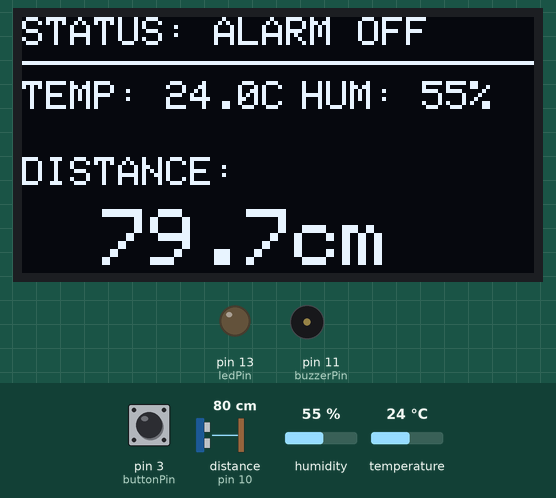
A sketch run on a simulated Arduino Uno, built with avr-gcc and run on an emulated ATmega328P. Shown: 128×64 one-colour display, output pins drawn as LEDs (lit = HIGH), buzzer (waves = sounding, pin HIGH). Wiring (inferred from the names in the program): ultrasonic range finder: trigger pin 9; echo pin 10. The test bench sets the inputs (shaded band); at power-on: pin 3 (buttonPin) HIGH, distance to the obstacle (sensor on pin 10) 80 cm, humidity 55 %, temperature 24 °C. The echo pulse lasts 58.3 µs per cm; pins used as bus, display or sensor lines are not drawn.

Above: at 1.2 s.
1.3 s: pin 3 (buttonPin) pulled LOW for 1 s
At 3.4 s:
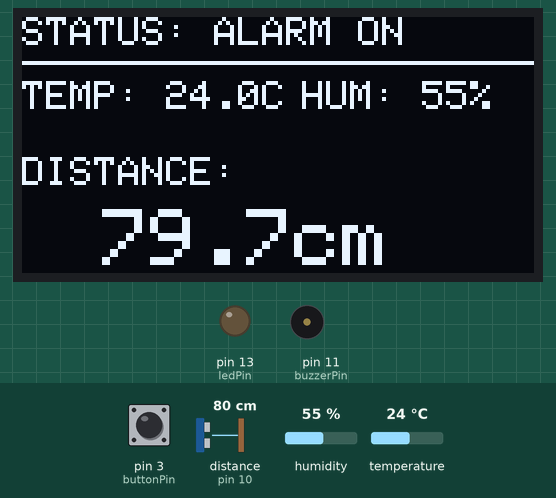
3.8 s: distance to the obstacle (sensor on pin 10) set to 12 cm
At 5.3 s:
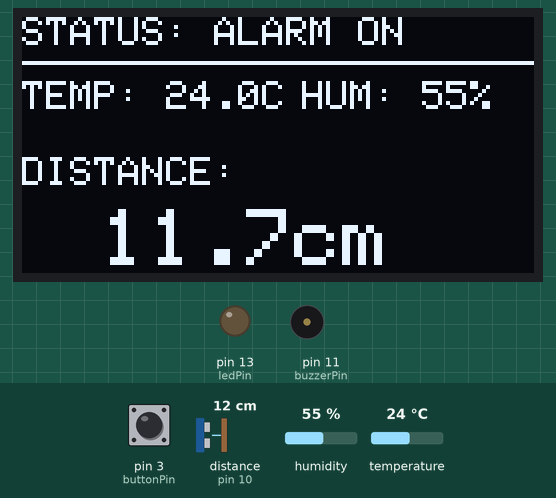
5.6 s: distance to the obstacle (sensor on pin 10) set to 9 cm
At 6.59 s:
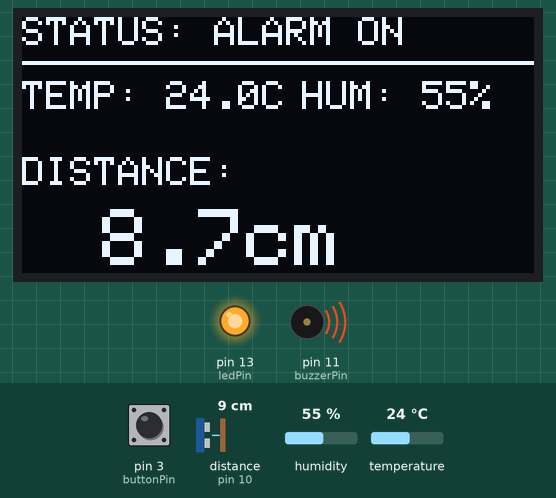
7.5 s: distance to the obstacle (sensor on pin 10) set to 2 cm
At 8.61 s:
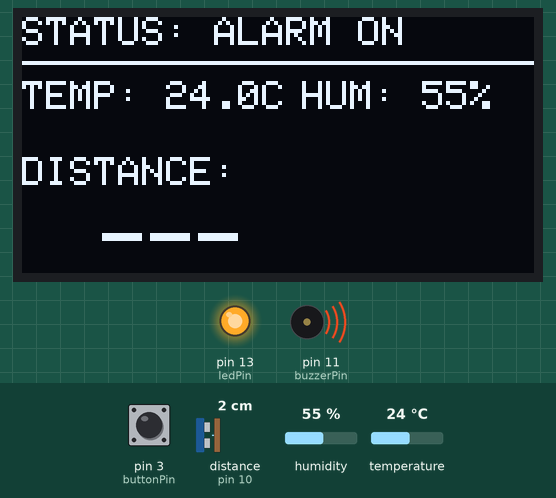
10.7 s: humidity set to 22 %
At 12.88 s:
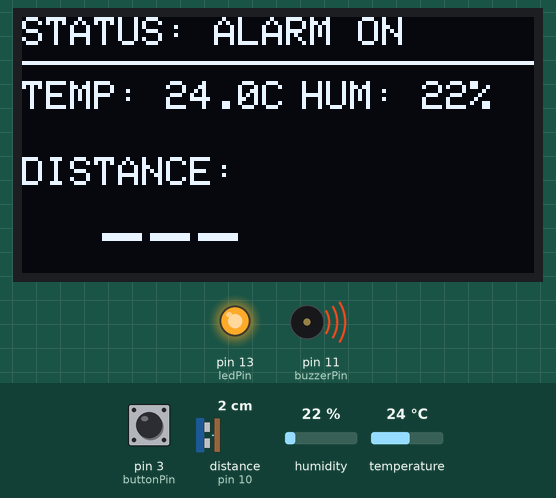
15.0 s: pin 3 (buttonPin) pulled LOW for 0.15 s
At 15.7 s:
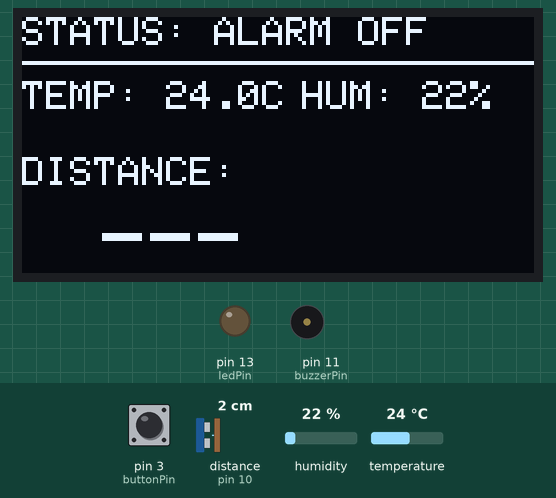
Timing chart, 0 to 17.8 s (numbered marks = the images above; inputs shaded):
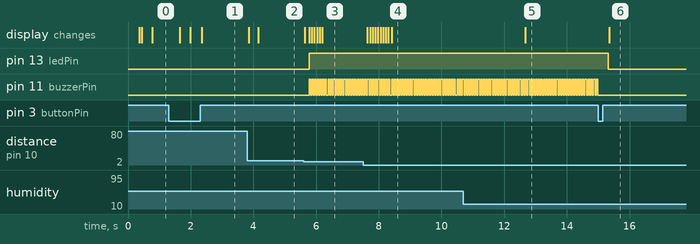

Measured:
- the behaviour switches between 11 and 10 cm on distance to the obstacle (sensor on pin 10) (found by bisection; images 2 and 3)
- after the input at 1.3 s, the display: changes after 0.35 s (image 1)
- after the input at 3.8 s, the display: first changes after 0.06 s (image 2 shows a later state)
- after the input at 5.6 s, pin 13 (ledPin): LOW → HIGH after 0.18 s; pin 11 (buzzerPin): alternates HIGH for 0.05 s and LOW for 0.03 s, starting after 0.18 s; the display: first changes at once (image 3 shows a later state)
- after the input at 7.5 s, the display: first changes after 0.14 s (image 4 shows a later state)
- after the input at 10.7 s, the display: changes after 2.0 s (image 5)
- after the input at 15.0 s, pin 13 (ledPin): HIGH → LOW after 0.31 s; pin 11 (buzzerPin): stops changing and stays LOW; the display: changes after 0.35 s (image 6)

The sketch:

Ultrasonic_dht11_oled_actbuzzer.ino
```cpp
#include <Wire.h>
#include <Adafruit_GFX.h>
#include <Adafruit_SSD1306.h>
#include <DHT.h>

Adafruit_SSD1306 display(128, 64, &Wire, -1);
DHT dht(2, DHT11);

const int trigPin = 9;
const int echoPin = 10;
const int buttonPin = 3;
const int ledPin = 13;
const int buzzerPin = 11;

bool systemActive = false;
float readings[10];
int readIndex = 0;
float total = 0;

void setup() {
  pinMode(trigPin, OUTPUT);
  pinMode(echoPin, INPUT);
  pinMode(ledPin, OUTPUT);
  pinMode(buzzerPin, OUTPUT); // For active buzzer
  pinMode(buttonPin, INPUT_PULLUP);

  dht.begin();
  display.begin(SSD1306_SWITCHCAPVCC, 0x3C);

  // Initialize smoothing array
  for (int i = 0; i < 10; i++) readings[i] = 0;
  display.clearDisplay();
}

void loop() {
  // 1. Toggle Button
  if (digitalRead(buttonPin) == LOW) {
    systemActive = !systemActive;
    delay(300); // Debounce
  }

  // 2. Read DHT11 Data
  float h = dht.readHumidity();
  float t = dht.readTemperature();

  // 3. Sensor Math (Distance)
  digitalWrite(trigPin, LOW); delayMicroseconds(2);
  digitalWrite(trigPin, HIGH); delayMicroseconds(10);
  digitalWrite(trigPin, LOW);
  long duration = pulseIn(echoPin, HIGH, 26000);
  float rawDist = (duration * 0.0343) / 2;

  // Smoothing distance
  if (rawDist > 0) {
    total = total - readings[readIndex];
    readings[readIndex] = rawDist;
    total = total + readings[readIndex];
    readIndex = (readIndex + 1) % 10;
  }
  float avgDist = total / 10;

  // 4. Alert Logic (Active Buzzer + LED)
  if (systemActive && avgDist > 1.0 && avgDist < 10.0) {
    digitalWrite(ledPin, HIGH);
    digitalWrite(buzzerPin, HIGH); // Turn Active Buzzer ON
    delay(50);                     // Short beep
    digitalWrite(buzzerPin, LOW);  // Turn Active Buzzer OFF
  } else {
    digitalWrite(ledPin, LOW);
    digitalWrite(buzzerPin, LOW);
  }

  // 5. OLED Output (Improved Layout)
  display.clearDisplay();
  display.setTextColor(SSD1306_WHITE);

  // --- Header / Status (Top of Yellow Section) ---
  display.setTextSize(1);
  display.setCursor(0,0);
  display.print("STATUS: ");
  display.print(systemActive ? "ALARM ON" : "ALARM OFF");
  display.drawLine(0, 11, 128, 11, SSD1306_WHITE); // Horizontal line

  // --- Environment Row (Bottom of Yellow Section) ---
  display.setCursor(0, 16);
  display.print("TEMP: "); display.print(t, 1); display.print("C");

  display.setCursor(70, 16); // Move cursor to the middle
  display.print("HUM: "); display.print((int)h); display.print("%");

  // --- Distance Section (Main Blue Area) ---
  display.setCursor(0, 35);
  display.print("DISTANCE:");

  display.setCursor(20, 48);
  display.setTextSize(2); // Large font for the most important number
  if (avgDist < 2 || avgDist > 400) {
    display.print("---");
  } else {
    display.print(avgDist, 1);
    display.print("cm");
  }

  display.display();
}
```
